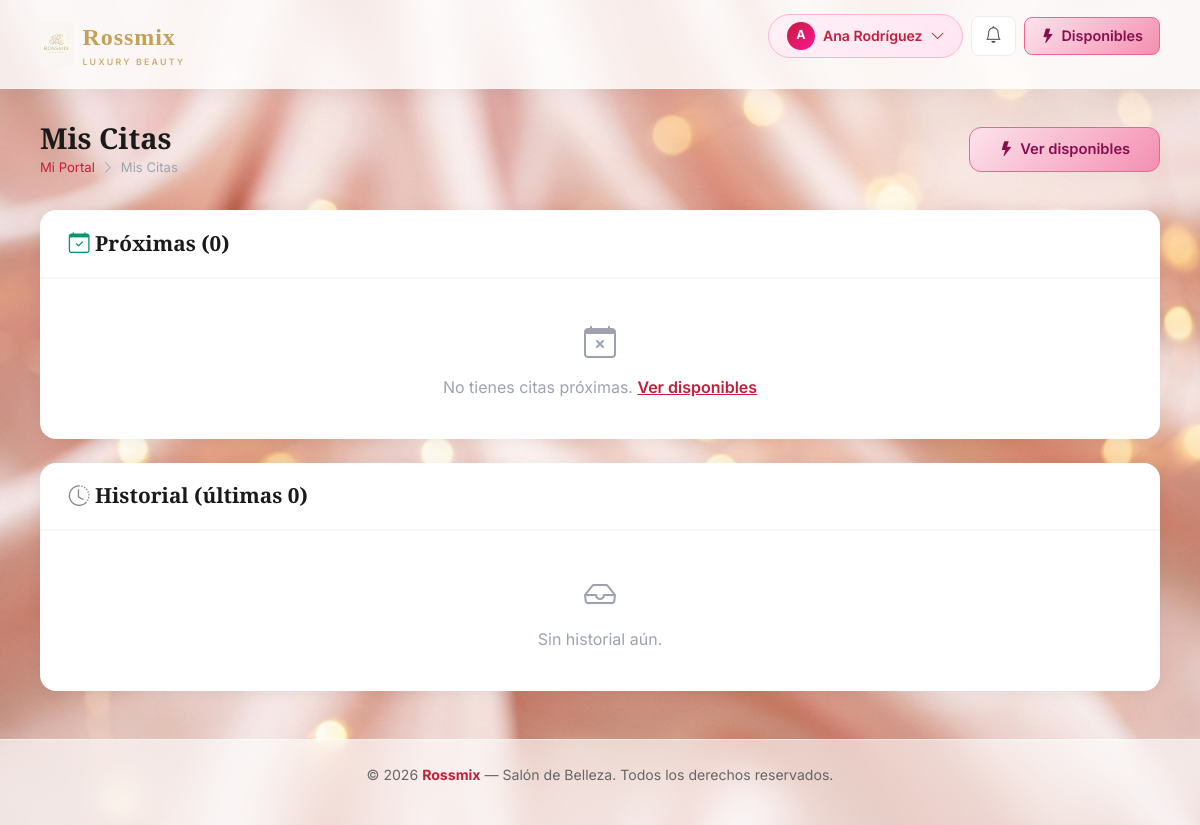
The app's page /especialista/mis-citas (signed in), older data.
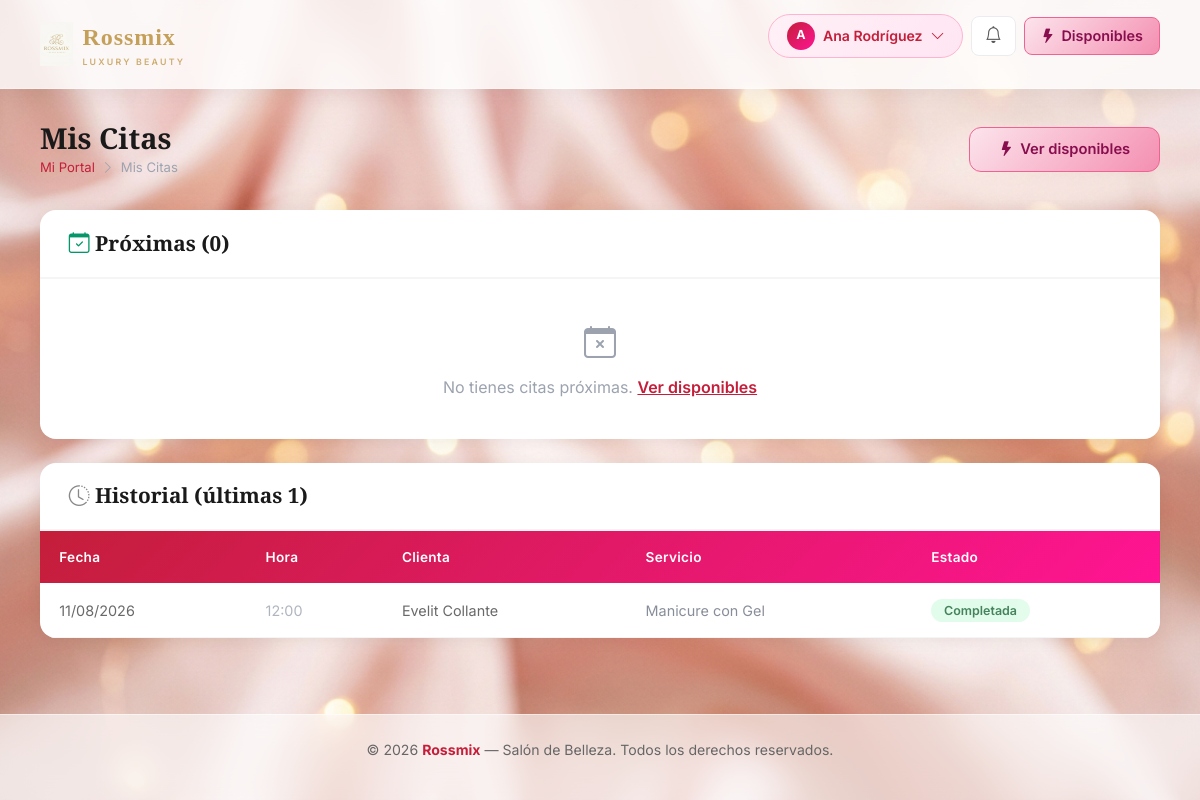
The same page, newer data.
### app/models/cita.py (models this page shows, shortened)
class Cita(db.Model):
    __tablename__ = 'citas'
    id_cita = db.Column(db.Integer, primary_key=True)
    id_cliente = db.Column(db.Integer, db.ForeignKey('usuario.id', ondelete='CASCADE'), nullable=False)
    id_empleado = db.Column(db.Integer, db.ForeignKey('empleados.id_empleado', ondelete='SET NULL'))
    id_servicio = db.Column(db.Integer, db.ForeignKey('servicios.id_servicio', ondelete='RESTRICT'), nullable=False)
    fecha_hora_inicio = db.Column(db.DateTime, nullable=False)
    fecha_hora_fin = db.Column(db.DateTime, nullable=False)
    monto_total = db.Column(db.Numeric(10, 2))
    monto_abono = db.Column(db.Numeric(10, 2), default=5000)
    saldo_pendiente = db.Column(db.Numeric(10, 2))
    estado = db.Column(
        db.Enum(
            'pendiente_pago',
            'confirmada',
            'en_atencion',
            'completada',
            'cancelada',
            'no_asistio',
            name='estado_cita_enum',
            create_type=False,   # el tipo ya existe en PostgreSQL (creado por Rossmix.sql)
        ),
        nullable=False,
        default='pendiente_pago',
    )
    reembolsado = db.Column(db.Boolean, default=False)
    codigo_reserva = db.Column(db.String(20), unique=True)
    token_gestion = db.Column(db.String(32), unique=True)  # Token URL-safe para link de gestión/reprogramación
    notas = db.Column(db.Text)
    fecha_creacion = db.Column(db.DateTime, default=datetime.utcnow)
    pago = db.relationship('Pago', backref='cita', uselist=False, lazy=True)

### app/models/usuario.py (models this page shows, shortened)
class Usuario(db.Model):
    __tablename__ = 'usuario'
    id = db.Column(db.Integer, primary_key=True)
    nombre = db.Column(db.String(100), nullable=False)
    email = db.Column(db.String(150), unique=True, nullable=False)
    telefono = db.Column(db.String(20), nullable=False)
    password = db.Column(db.String(200), nullable=False)
    tipo_usuario = db.Column(db.String(20), nullable=False)  # 'cliente' | 'admin' | 'especialista'
    fecha_registro = db.Column(db.DateTime, default=datetime.utcnow)
    activo = db.Column(db.Boolean, default=True)
    id_empleado = db.Column(db.Integer, db.ForeignKey('empleados.id_empleado', ondelete='SET NULL'), nullable=True)
    empleado_vinculado = db.relationship('Empleado', foreign_keys=[id_empleado], backref='usuario_cuenta', uselist=False)
    citas = db.relationship('Cita', backref='cliente', lazy=True, foreign_keys='Cita.id_cliente')
    notificaciones = db.relationship('Notificacion', backref='usuario', lazy=True)

### app/models/servicio.py (models this page shows, shortened)
class Servicio(db.Model):
    __tablename__ = 'servicios'
    id_servicio = db.Column(db.Integer, primary_key=True)
    nombre_servicio = db.Column(db.String(100), nullable=False)
    descripcion = db.Column(db.Text)
    precio_total = db.Column(db.Numeric(10, 2), nullable=False)
    duracion_minutos = db.Column(db.Integer, nullable=False)
    activo = db.Column(db.Boolean, default=True)
    citas = db.relationship('Cita', backref='servicio', lazy=True)
    empleados = db.relationship('Empleado', secondary='empleado_servicios', backref='servicios')

### app/views/especialista.py (the view)
@especialista_bp.route('/mis-citas')
@especialista_required
def mis_citas():
    emp     = _get_empleado()
    proximas = emp.citas_proximas
    pasadas = db.session.query(Cita, Usuario, Servicio)\
        .join(Usuario, Cita.id_cliente == Usuario.id)\
        .join(Servicio, Cita.id_servicio == Servicio.id_servicio)\
        .filter(
            Cita.id_empleado == emp.id_empleado,
            Cita.fecha_hora_inicio < datetime.now(),
        ).order_by(Cita.fecha_hora_inicio.desc()).limit(20).all()
    return render_template(
        'especialista/mis_citas.html',
        empleado=emp,
        proximas=proximas,
        pasadas=pasadas,
    )

### app/models/empleado.py (called while the page is built)
    @property
    def citas_proximas(self):
        from app.models.cita import Cita
        from app.models.usuario import Usuario
        from app.models.servicio import Servicio
        return db.session.query(Cita, Usuario, Servicio)\
            .join(Usuario, Cita.id_cliente == Usuario.id)\
            .join(Servicio, Cita.id_servicio == Servicio.id_servicio)\
            .filter(
                Cita.id_empleado == self.id_empleado,
                Cita.fecha_hora_inicio >= datetime.now(),
                Cita.estado.in_(['pendiente_pago', 'confirmada', 'en_atencion'])
            ).order_by(Cita.fecha_hora_inicio).limit(10).all()

### app/views/especialista.py (called while the page is built)
def _get_empleado():
    usuario = Usuario.query.get(session['usuario_id'])
    return Empleado.query.get(usuario.id_empleado)

### app/templates/especialista/mis_citas.html (shortened to what the changed rows need)
{% extends 'base.html' %}
{% block content %}
<div class="page-header">
    <div>
        <h1>Mis Citas</h1>
    </div>
</div>
<div class="r-card" style="margin-bottom:1.5rem;">
    <div class="r-card-header">
        <h2><i class="bi bi-calendar-check" style="color:#059669;"></i> Próximas ({{ proximas|length }})</h2>
    </div>
</div>
<div class="r-card">
    <div class="r-card-header">
        <h2><i class="bi bi-clock-history" style="color:#888;"></i> Historial (últimas {{ pasadas|length }})</h2>
    </div>
    {% if pasadas %}
    <div style="overflow-x:auto;">
        <table class="r-table">
            <thead>
                <tr><th>Fecha</th><th>Hora</th><th>Clienta</th><th>Servicio</th><th>Estado</th></tr>
            </thead>
            <tbody>
                {% for cita, cliente, servicio in pasadas %}
                <tr style="opacity:0.8;">
                    <td>{{ cita.fecha_hora_inicio.strftime('%d/%m/%Y') }}</td>
                    <td style="color:#9ca3af;">{{ cita.fecha_hora_inicio.strftime('%H:%M') }}</td>
                    <td>{{ cliente.nombre }}</td>
                    <td style="color:#6b7280;">{{ servicio.nombre_servicio }}</td>
                    <td>
                        <span class="badge-estado
                            {% if cita.estado == 'completada' %}be-completada
                            {% elif cita.estado == 'cancelada' %}be-cancelada
                            {% elif cita.estado == 'no_asistio' %}be-cancelada
                            {% else %}be-pendiente{% endif %}">
                            {{ cita.estado.replace('_',' ').title() }}
                        </span>
                    </td>
                </tr>
                {% endfor %}
            </tbody>
        </table>
    </div>
    {% else %}
    <div style="text-align:center;padding:2.5rem;color:#9ca3af;">
        <i class="bi bi-inbox" style="font-size:2rem;display:block;margin-bottom:0.5rem;"></i>
        Sin historial aún.
    </div>
    {% endif %}
</div>
{% endblock %}

Row changes from the older to the newer data that the page shows:
added Cita: fecha_hora_inicio "11/08/2026", fecha_hora_inicio "12:00", nombre "Evelit Collante", nombre_servicio "Manicure con Gel", estado.replace "Completada"
Text that changed along with them:
{{ pasadas|length }}: "0" → "1"
text no longer shown: "Sin historial aún."
text now shown: "Fecha Hora Clienta Servicio Estado"
